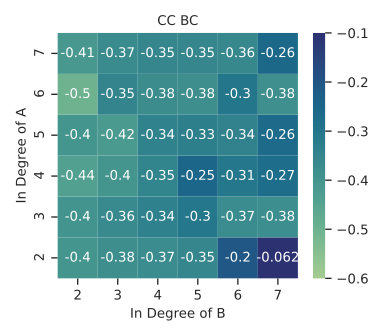

Here is the Python script that generated this plot:
from matplotlib import pyplot as plt
import seaborn as sns
import pandas as pd
import numpy as np
from scipy import stats
from numpy.polynomial.polynomial import polyfit
from math import log

dfli = ["810", "820", "830", "1320", "1340", "1360", "1830", "1860", "1890", "2340", "2380", "23120"]
#dfli = ["810", "1220", "1830", "2240"]
#dfli = ["820", "1240", "1860", "2280"]
#dfli = ["830", "1260", "1890",  "22120"]

mdf = pd.DataFrame()

for dfl in dfli:
    bdf = pd.read_csv("B"+dfl+"TT.csv").iloc[:, 2:]
    cdf = pd.read_csv("C"+dfl+"TT.csv").iloc[:, 2:]
    cpdf = pd.read_csv("CP"+dfl+"TT.csv").iloc[:, 1:]
    ddf = pd.read_csv("D"+dfl+"TT.csv").iloc[:, 1:7]
    idf = pd.read_csv("I"+dfl+"TT.csv").iloc[:, 2:]
    df = pd.concat([cdf, cpdf, bdf, ddf, idf], axis = 1)
    #print(df.head())
    mdf = mdf.append(df)

mdf["InABR"] = np.log2(mdf["InA"]/mdf["InB"])
mdf["InBCR"] = np.log2(mdf["InB"]/mdf["InC"])
mdf["InCAR"] = np.log2(mdf["InC"]/mdf["InA"])
mdf["BCABR"] = np.log2(mdf["BC A"]/mdf["BC B"])
mdf["BCBCR"] = np.log2(mdf["BC B"]/mdf["BC C"])
mdf["BCCAR"] = np.log2(mdf["BC C"]/mdf["BC A"])

print(mdf.head())
print(mdf.shape)

sns.set(rc={'figure.figsize':(4,3.5)})
sns.set_context("paper", rc={"font.weight":'bold',"legend.fontsize":10,"legend.title_fontsize":10,"font.size":10,"axes.titlesize":10,"axes.labelsize":10,"xtick.labelsize":10,"ytick.labelsize":10})
#sns.set_context("paper", rc={"legend.fontsize":12,"font.size":12,"axes.titlesize":12,"axes.labelsize":12,"xtick.labelsize":12,"ytick.labelsize":12})
sns.set_style("ticks")

iili = []

for s in range(1,8):
    for d in range(1,8):
        sdf = mdf[(mdf["InA"]==s) & (mdf["InB"]==d)]
        if not sdf.empty:
            ccmean = round(np.mean(list(sdf["CC BC"])), 3)
            #ccstd = round(np.std(list(sdf["CC AC"])), 3)
            #iili.append([s,d,ccmean,ccstd])
            iili.append([s,d,ccmean])

ia = [item[0] for item in iili]
ib = [item[1] for item in iili]
ccm = [item[2] for item in iili]
ccmn = [abs(item)*100*5 for item in ccm]

#[print(item) for item in iili]

# HEATMAP CODE
pldf = pd.DataFrame(iili, columns=["InA", "InB", "Value"])
pldf = pldf.pivot('InA', 'InB', 'Value')
#mask = np.zeros((6,6))
#mask[np.tril_indices_from(mask, -1)] = True
ax = sns.heatmap(pldf, annot=True, cmap="crest", vmin=-0.6, vmax=-0.1, cbar_kws={'label': ''})
ax.invert_yaxis()
plt.xlabel("In Degree of B")
plt.ylabel("In Degree of A")
plt.title("CC BC")
plt.tight_layout()
plt.savefig("S4C.svg",dpi=300)
plt.savefig("S4C.png",dpi=300, pad_inches=0)
plt.show()

## SCATTERPLOT CODE
##mdf = mdf[(mdf["BC A"] >= 0.55) & (mdf["BC B"] >= 0.55)]
#plt.scatter(mdf["InABR"], mdf["CC AB"], c=mdf["BCABR"],marker="o", cmap="Spectral", edgecolor="black", linewidth=0.8, alpha=0.8)
#cbar = plt.colorbar()
#cbar.set_label("log2(BC A/BC B)")
#
#plt.xlabel("log2(InA/InB)")
#plt.ylabel("CC AB")
#
###plt.title("E = 2N BC>=0.55")
#plt.tight_layout()
#plt.savefig("SPLABcc55.svg",dpi=300)
#plt.savefig("SPLABcc55.png",dpi=300, pad_inches=0)
#plt.show()
